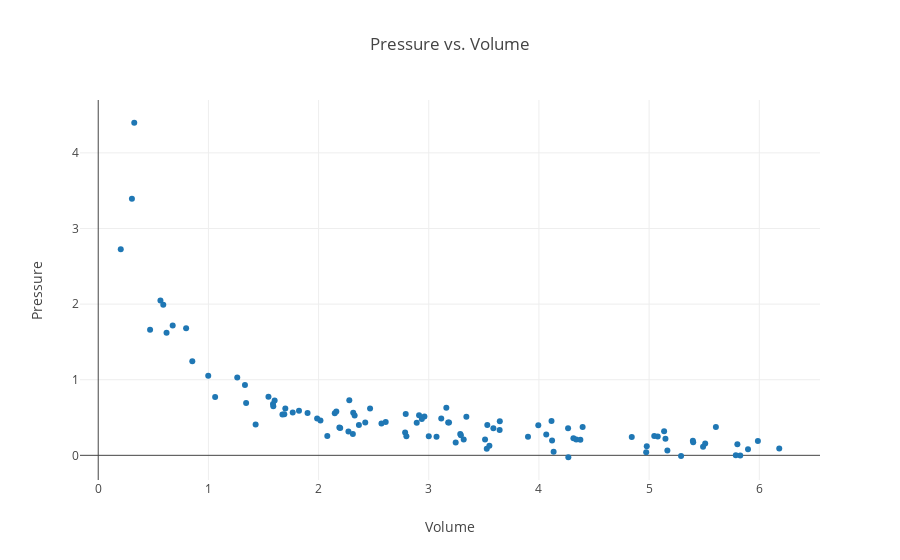

Notebook code for this chart:
### Code cell
# Imports, borrowing code from a 'library' that is used to generate the graph.
import plotly.offline as py
from plotly.offline import init_notebook_mode, iplot
import plotly.graph_objs as go
import numpy as np
from numpy import random as rand
import math
init_notebook_mode(connected=True)

# Initialize data sets. This makes sure it does not graph old data from previous experiments.
gx = []
gy = []

# Constant multiple in Boyle's Law.
kB = 1

# Boyle's Law is technically PV = k, where k is constant for that specific system, (It varies between systems.)
# and P1V1 = P2V2 is only a result of this relationship. Students do not need to learn this however.
# For simplicity k is set to 1.

# Randomly generate data based on user defined volume and number of trials.
for i in range(0, N):
    temp = rand.random_sample() * volume
    
    # Prevent large outliers.
    # The limit is arbitrary, it is just so the graph looks nice and so the relationship is clearly defined.
    limit = rand.random_sample() + 1
    while(kB/temp > volume/limit):
        temp = rand.random_sample() * volume
    
    # Adds standard deviation to points (For more info see Intro to Standard Deviation).
    outputx = rand.uniform(temp-(rand.random_sample()/3), temp+(rand.random_sample()/3))
    outputy = rand.uniform((kB/temp)-(rand.random_sample()/3), (kB/temp)+(rand.random_sample()/3))
    
    # Add the values to the list of data.
    gx.append(outputx)
    gy.append(outputy)

# Organizes data.
trace = go.Scatter(x=gx, y=gy, mode='markers')

# Labels graph.
templayout = go.Layout(title='Pressure vs. Volume', xaxis=dict(title='Volume'), yaxis=dict(title='Pressure'))

# Renders graph. 
tempdata = [trace]
fig = go.Figure(data=tempdata, layout=templayout)
py.iplot(fig, filename='scatter-plot')

### Figure 1 — Plotly figure (JSON) as saved in the notebook; plotly's stock layout.template omitted (floating-point values rounded to 4 significant figures)
{"data": [{"mode": "markers", "type": "scatter", "uid": "424f81d4-86b6-11e8-85c2-28cfe9142f7f", "x": [0.4708, 3.587, 5.827, 2.189, 3.176, 3.526, 4.338, 1.765, 5.606, 0.6201, 0.5905, 5.49, 2.609, 2.785, 5.078, 1.586, 1.698, 1.589, 2.797, 2.147, 3.317, 5.148, 5.987, 1.332, 0.8539, 0.5648, 0.327, 2.366, 4.264, 2.961, 2.467, 3.55, 3.071, 3.511, 1.822, 1.987, 3.0, 5.136, 1.061, 1.545, 3.994, 2.161, 2.571, 4.979, 3.341, 1.429, 3.16, 5.801, 4.843, 5.4, 1.689, 4.313, 3.643, 4.114, 5.046, 2.311, 4.973, 3.645, 3.286, 2.791, 2.271, 4.066, 5.787, 1.672, 2.314, 2.079, 4.267, 2.279, 3.531, 0.3059, 3.113, 0.676, 1.262, 2.937, 2.196, 5.898, 4.133, 5.166, 2.912, 3.244, 6.181, 3.184, 3.901, 0.2045, 4.397, 4.376, 2.017, 2.327, 1.601, 5.397, 2.891, 1.342, 0.9985, 5.29, 0.7977, 3.292, 5.509, 4.119, 1.9, 2.423], "y": [1.662, 0.3568, -0.000671, 0.3684, 0.4341, 0.08576, 0.2105, 0.5676, 0.3737, 1.62, 1.992, 0.1123, 0.4416, 0.3033, 0.2499, 0.6804, 0.6195, 0.6484, 0.2529, 0.5562, 0.2084, 0.2181, 0.1896, 0.9305, 1.245, 2.048, 4.399, 0.3998, 0.3591, 0.5147, 0.6207, 0.1255, 0.246, 0.2097, 0.5913, 0.4871, 0.2534, 0.318, 0.7724, 0.776, 0.3993, 0.5796, 0.4199, 0.121, 0.5106, 0.4082, 0.6307, 0.1463, 0.2439, 0.1729, 0.5435, 0.2266, 0.3342, 0.4552, 0.2546, 0.2821, 0.0398, 0.4521, 0.2825, 0.5459, 0.3141, 0.2765, 0.0002255, 0.5397, 0.5617, 0.256, -0.02525, 0.7293, 0.4007, 3.395, 0.4873, 1.718, 1.03, 0.482, 0.362, 0.0821, 0.04759, 0.06358, 0.5312, 0.1693, 0.08899, 0.4349, 0.2474, 2.726, 0.3739, 0.2052, 0.4599, 0.5253, 0.7245, 0.192, 0.4312, 0.6922, 1.053, -0.01017, 1.681, 0.2659, 0.1579, 0.1976, 0.5597, 0.4339]}], "layout": {"title": "Pressure vs. Volume", "xaxis": {"title": "Volume"}, "yaxis": {"title": "Pressure"}}}
